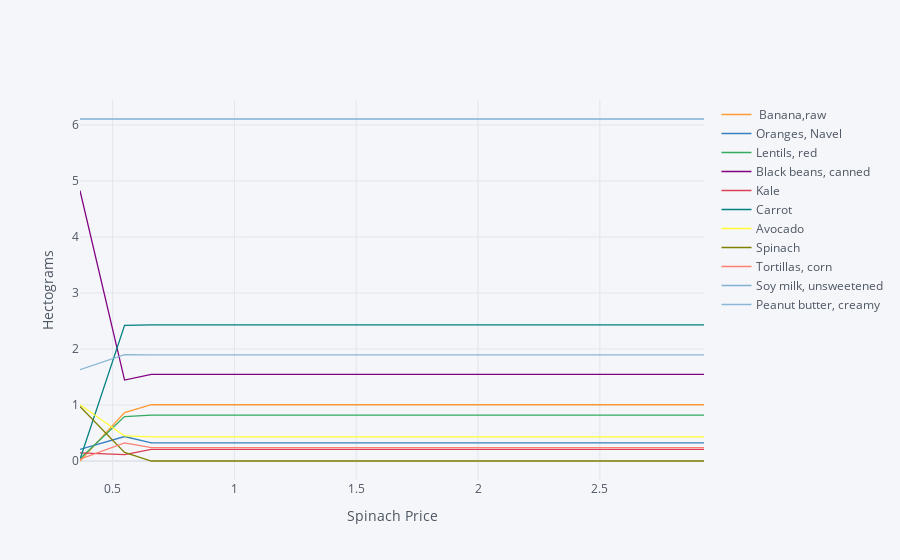

Source (notebook cell):
### Markdown cell above
Re-do our analysis of changing prices, but with a constraint that
  total weight of diet must be less that 15 hectograms (1.5 kg).

### Code cell
import cufflinks as cf
cf.go_offline()

ReferenceGood = 'Spinach'

scale = [0.5,0.75,0.9,1.,1.1,1.2,1.3,1.4,1.5,2,4]

cost0 = solve_subsistence_problem(FoodNutrients,Prices,
                                  diet_min[group],diet_max[group],max_weight=15,tol=tol).fun

my_p = Prices.copy()

diet = {}
for s in scale:

    my_p[ReferenceGood] = Prices[ReferenceGood]*s
    result = solve_subsistence_problem(FoodNutrients,my_p,
                                       diet_min[group],diet_max[group],max_weight=15,tol=tol)
    diet[my_p[ReferenceGood]] = result.diet

Diet_response = pd.DataFrame(diet).T
Diet_response.index.name = '%s Price' % ReferenceGood

Diet_response.reset_index(inplace=True)

# Get rid of units for index (cufflinks chokes)
Diet_response['%s Price' % ReferenceGood] = Diet_response['%s Price' % ReferenceGood].apply(lambda x: x.magnitude)

Diet_response = Diet_response.set_index('%s Price' % ReferenceGood)

# Just look at goods consumed in quantities greater than error tolerance
Diet_response.loc[:,(Diet_response>tol).sum()>0].iplot(xTitle='%s Price' % ReferenceGood,yTitle='Hectograms')

### Figure 1 — Plotly figure (JSON) as saved in the notebook; plotly's stock layout.template omitted (floating-point values rounded to 4 significant figures)
{"data": [{"line": {"color": "rgba(255, 153, 51, 1.0)", "dash": "solid", "shape": "linear", "width": 1.3}, "mode": "lines", "name": " Banana,raw", "text": "", "type": "scatter", "x": [0.366, 0.549, 0.6587, 0.7319, 0.8051, 0.8783, 0.9515, 1.025, 1.098, 1.464, 2.928], "y": [2.64e-09, 0.8626, 1.004, 1.004, 1.004, 1.004, 1.004, 1.004, 1.004, 1.004, 1.004]}, {"line": {"color": "rgba(55, 128, 191, 1.0)", "dash": "solid", "shape": "linear", "width": 1.3}, "mode": "lines", "name": "Oranges, Navel", "text": "", "type": "scatter", "x": [0.366, 0.549, 0.6587, 0.7319, 0.8051, 0.8783, 0.9515, 1.025, 1.098, 1.464, 2.928], "y": [0.2052, 0.4366, 0.3237, 0.3237, 0.3237, 0.3237, 0.3237, 0.3237, 0.3237, 0.3237, 0.3237]}, {"line": {"color": "rgba(50, 171, 96, 1.0)", "dash": "solid", "shape": "linear", "width": 1.3}, "mode": "lines", "name": "Lentils, red", "text": "", "type": "scatter", "x": [0.366, 0.549, 0.6587, 0.7319, 0.8051, 0.8783, 0.9515, 1.025, 1.098, 1.464, 2.928], "y": [0.03998, 0.7941, 0.8191, 0.8191, 0.8191, 0.8191, 0.8191, 0.8191, 0.8191, 0.8191, 0.8191]}, {"line": {"color": "rgba(128, 0, 128, 1.0)", "dash": "solid", "shape": "linear", "width": 1.3}, "mode": "lines", "name": "Black beans, canned", "text": "", "type": "scatter", "x": [0.366, 0.549, 0.6587, 0.7319, 0.8051, 0.8783, 0.9515, 1.025, 1.098, 1.464, 2.928], "y": [4.828, 1.445, 1.547, 1.547, 1.547, 1.547, 1.547, 1.547, 1.547, 1.547, 1.547]}, {"line": {"color": "rgba(219, 64, 82, 1.0)", "dash": "solid", "shape": "linear", "width": 1.3}, "mode": "lines", "name": "Kale", "text": "", "type": "scatter", "x": [0.366, 0.549, 0.6587, 0.7319, 0.8051, 0.8783, 0.9515, 1.025, 1.098, 1.464, 2.928], "y": [0.1467, 0.1125, 0.2065, 0.2065, 0.2065, 0.2065, 0.2065, 0.2065, 0.2065, 0.2065, 0.2065]}, {"line": {"color": "rgba(0, 128, 128, 1.0)", "dash": "solid", "shape": "linear", "width": 1.3}, "mode": "lines", "name": "Carrot", "text": "", "type": "scatter", "x": [0.366, 0.549, 0.6587, 0.7319, 0.8051, 0.8783, 0.9515, 1.025, 1.098, 1.464, 2.928], "y": [0.03185, 2.422, 2.432, 2.432, 2.432, 2.432, 2.432, 2.432, 2.432, 2.432, 2.432]}, {"line": {"color": "rgba(255, 255, 51, 1.0)", "dash": "solid", "shape": "linear", "width": 1.3}, "mode": "lines", "name": "Avocado", "text": "", "type": "scatter", "x": [0.366, 0.549, 0.6587, 0.7319, 0.8051, 0.8783, 0.9515, 1.025, 1.098, 1.464, 2.928], "y": [1.005, 0.447, 0.4313, 0.4313, 0.4313, 0.4313, 0.4313, 0.4313, 0.4313, 0.4313, 0.4313]}, {"line": {"color": "rgba(128, 128, 0, 1.0)", "dash": "solid", "shape": "linear", "width": 1.3}, "mode": "lines", "name": "Spinach", "text": "", "type": "scatter", "x": [0.366, 0.549, 0.6587, 0.7319, 0.8051, 0.8783, 0.9515, 1.025, 1.098, 1.464, 2.928], "y": [0.9737, 0.1533, 1.153e-08, 1.199e-09, 3.261e-10, 4.232e-10, 3.8e-10, 2.831e-10, 1.957e-10, 4.105e-11, 2.309e-10]}, {"line": {"color": "rgba(251, 128, 114, 1.0)", "dash": "solid", "shape": "linear", "width": 1.3}, "mode": "lines", "name": "Tortillas, corn", "text": "", "type": "scatter", "x": [0.366, 0.549, 0.6587, 0.7319, 0.8051, 0.8783, 0.9515, 1.025, 1.098, 1.464, 2.928], "y": [0.03312, 0.3226, 0.2372, 0.2372, 0.2372, 0.2372, 0.2372, 0.2372, 0.2372, 0.2372, 0.2372]}, {"line": {"color": "rgba(128, 177, 211, 1.0)", "dash": "solid", "shape": "linear", "width": 1.3}, "mode": "lines", "name": "Soy milk, unsweetened", "text": "", "type": "scatter", "x": [0.366, 0.549, 0.6587, 0.7319, 0.8051, 0.8783, 0.9515, 1.025, 1.098, 1.464, 2.928], "y": [6.105, 6.105, 6.105, 6.105, 6.105, 6.105, 6.105, 6.105, 6.105, 6.105, 6.105]}, {"line": {"color": "rgba(128, 177, 211, 0.8999999999999999)", "dash": "solid", "shape": "linear", "width": 1.3}, "mode": "lines", "name": "Peanut butter, creamy", "text": "", "type": "scatter", "x": [0.366, 0.549, 0.6587, 0.7319, 0.8051, 0.8783, 0.9515, 1.025, 1.098, 1.464, 2.928], "y": [1.631, 1.899, 1.894, 1.894, 1.894, 1.894, 1.894, 1.894, 1.894, 1.894, 1.894]}], "layout": {"autosize": true, "legend": {"bgcolor": "#F5F6F9", "font": {"color": "#4D5663"}}, "paper_bgcolor": "#F5F6F9", "plot_bgcolor": "#F5F6F9", "title": {"font": {"color": "#4D5663"}}, "xaxis": {"autorange": true, "gridcolor": "#E1E5ED", "range": [0.366, 2.928], "showgrid": true, "tickfont": {"color": "#4D5663"}, "title": {"font": {"color": "#4D5663"}, "text": "Spinach Price"}, "type": "linear", "zerolinecolor": "#E1E5ED"}, "yaxis": {"autorange": true, "gridcolor": "#E1E5ED", "range": [-0.3392, 6.445], "showgrid": true, "tickfont": {"color": "#4D5663"}, "title": {"font": {"color": "#4D5663"}, "text": "Hectograms"}, "type": "linear", "zerolinecolor": "#E1E5ED"}}}
